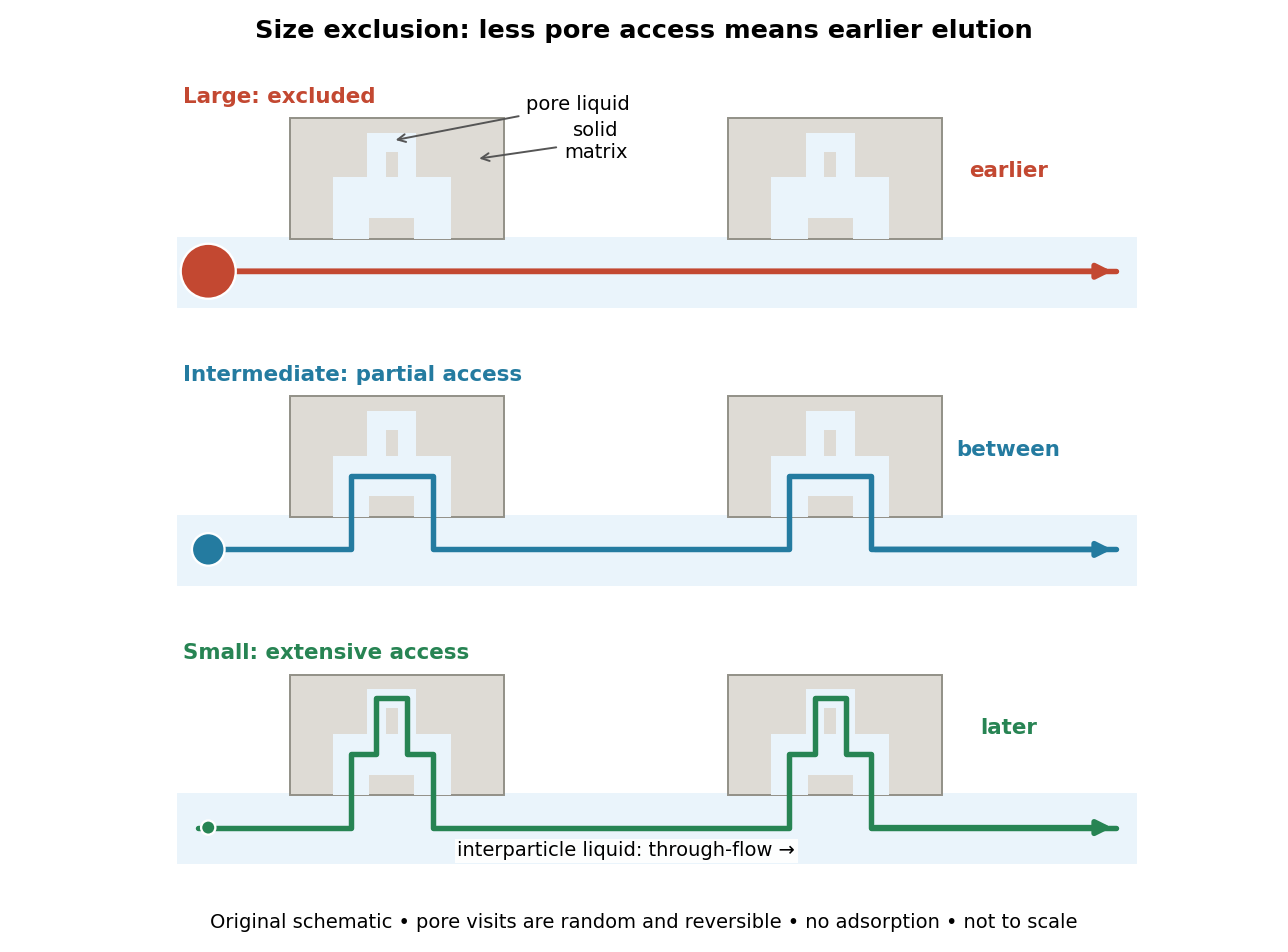

This figure's Python source:
"""Draw conceptual SEC pore excursions; run from _media with Python 3.14.

Routes are illustrative, not streamlines, measured paths, or residence times.
"""
from pathlib import Path

import matplotlib.pyplot as plt
from matplotlib.patches import Circle, FancyArrowPatch, Rectangle


def main():
    plt.rcParams.update({"font.size": 11, "font.family": "DejaVu Sans"})
    fig, axes = plt.subplots(3, 1, figsize=(9.2, 6.8), facecolor="white")
    colors = ["#c34831", "#247ba0", "#278453"]
    labels = ["Large: excluded", "Intermediate: partial access", "Small: extensive access"]
    paths = [
        [(0.5, 0.38), (9.5, 0.38)],
        [(0.5, 0.38), (2.0, 0.38), (2.0, 1.10), (2.8, 1.10),
         (2.8, 0.38), (6.3, 0.38), (6.3, 1.10), (7.1, 1.10),
         (7.1, 0.38), (9.5, 0.38)],
        [(0.5, 0.38), (2.0, 0.38), (2.0, 1.1), (2.25, 1.1),
         (2.25, 1.65), (2.55, 1.65), (2.55, 1.1), (2.8, 1.1),
         (2.8, 0.38), (6.3, 0.38), (6.3, 1.1), (6.55, 1.1),
         (6.55, 1.65), (6.85, 1.65), (6.85, 1.1), (7.1, 1.1),
         (7.1, 0.38), (9.5, 0.38)],
    ]
    for i, (ax, color, label, path) in enumerate(zip(axes, colors, labels, paths)):
        ax.set(xlim=(0, 10), ylim=(0, 2.2), aspect="equal")
        ax.axis("off")
        ax.add_patch(Rectangle((0.3, 0.03), 9.4, 0.68, color="#eaf4fb", zorder=0))
        for x in (1.4, 5.7):
            ax.add_patch(Rectangle((x, 0.70), 2.1, 1.18, fc="#dedbd5", ec="#929087"))
            # Open branches of pore liquid within a schematic packing particle.
            for opening in (0.42, 1.22):
                ax.add_patch(Rectangle((x + opening, 0.70), 0.36, 0.60, fc="#eaf4fb", ec="none"))
            ax.add_patch(Rectangle((x + 0.42, 0.90), 1.16, 0.40, fc="#eaf4fb", ec="none"))
            for neck in (0.76, 1.06):
                ax.add_patch(Rectangle((x + neck, 1.20), 0.18, 0.54, fc="#eaf4fb", ec="none"))
            ax.add_patch(Rectangle((x + 0.76, 1.55), 0.48, 0.19, fc="#eaf4fb", ec="none"))
        xs, ys = zip(*path)
        ax.plot(xs, ys, color=color, lw=2.8, solid_capstyle="round")
        ax.add_patch(FancyArrowPatch(path[-2], path[-1], arrowstyle="-|>", mutation_scale=15,
                                    color=color, lw=2.8))
        ax.add_patch(Circle((0.60, 0.38), [0.27, 0.16, 0.07][i], fc=color, ec="white", lw=1.2, zorder=5))
        ax.text(0.35, 2.03, label, color=color, weight="bold")
        ax.text(8.45, 1.30, ["earlier", "between", "later"][i], color=color, ha="center", weight="bold")
        if i == 0:
            ax.annotate("solid\nmatrix", (3.22, 1.48), (4.4, 1.49), ha="center", fontsize=10,
                        arrowprops={"arrowstyle": "->", "color": "#555555"})
            ax.annotate("pore liquid", (2.40, 1.66), (3.72, 1.96), fontsize=10,
                        arrowprops={"arrowstyle": "->", "color": "#555555"})
    axes[-1].text(4.7, 0.10, "interparticle liquid: through-flow →", ha="center", fontsize=10,
                  bbox={"fc": "white", "ec": "none", "alpha": 0.95, "pad": 1.3})
    fig.suptitle("Size exclusion: less pore access means earlier elution", weight="bold", y=0.98)
    fig.text(0.5, 0.025, "Original schematic • pore visits are random and reversible • no adsorption • not to scale",
             ha="center", fontsize=10)
    fig.subplots_adjust(top=0.91, bottom=0.09, hspace=0.24, left=0.04, right=0.98)
    fig.savefig(Path(__file__).with_suffix(".png").name, dpi=140, facecolor="white")
    plt.close(fig)


if __name__ == "__main__":
    main()
